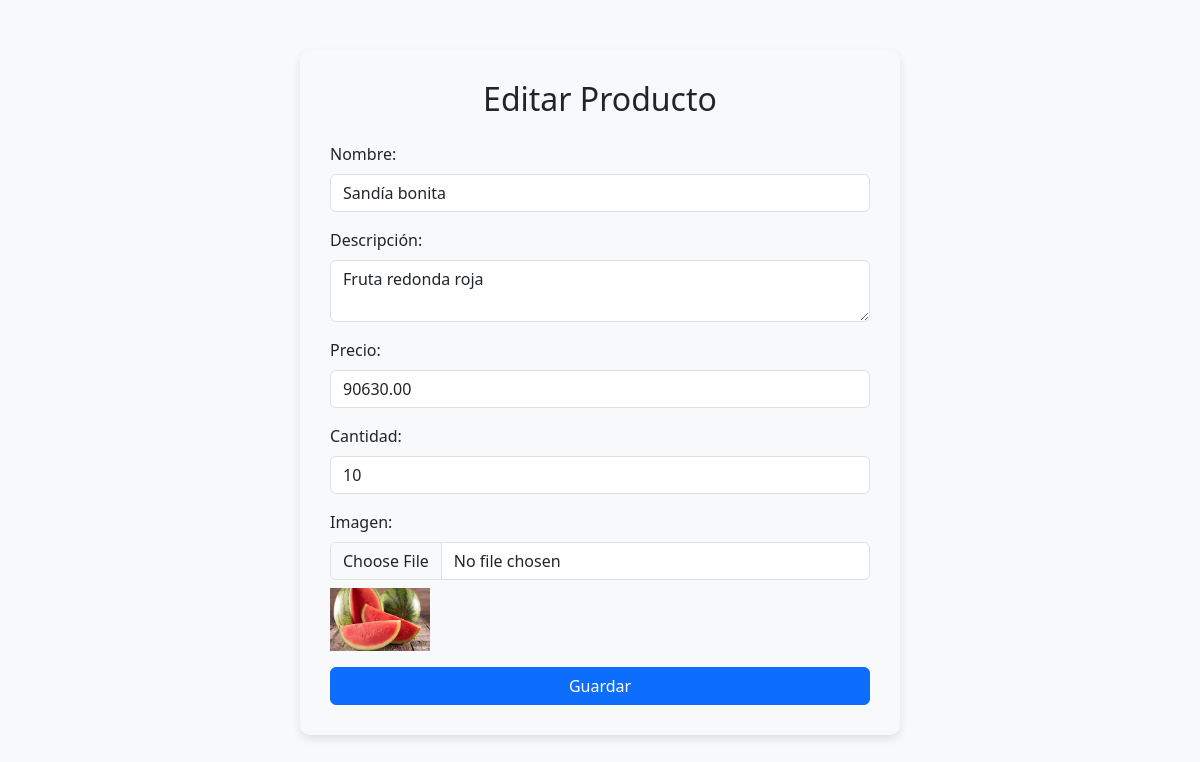
The page /producto/2/editar/ on the database its author committed.
### inventario/models.py (models this page shows, shortened)
class Producto(models.Model):
    nombre = models.CharField(max_length=100)
    descripcion = models.TextField()
    precio = models.DecimalField(max_digits=10, decimal_places=2)
    cantidad = models.IntegerField()
    imagen = models.ImageField(upload_to='productos/', blank=True, null=True)

### inventario/views.py (the view, shortened to what this page needs)
# urls.py: path('producto/<int:pk>/editar/', views.editar_producto, name='editar_producto'),
def editar_producto(request, pk):
    producto = get_object_or_404(Producto, pk=pk)
    return render(request, 'inventario/editar_producto.html', {'producto': producto})

### inventario/templates/inventario/editar_producto.html (shortened to what this page needs)
<!DOCTYPE html>
<html lang="es">
<head>
    <link href="https://cdn.jsdelivr.net/npm/bootstrap@5.3.0/dist/css/bootstrap.min.css" rel="stylesheet">
</head>
<body class="bg-light">
    <div class="form-container">
        <h2 class="text-center mb-4">Editar Producto</h2>
        <form method="POST" enctype="multipart/form-data">
            <div class="mb-3">
                <label for="nombre" class="form-label">Nombre:</label>
                <input type="text" class="form-control" id="nombre" name="nombre" value="{{ producto.nombre }}" required>
            </div>
            <div class="mb-3">
                <label for="descripcion" class="form-label">Descripción:</label>
                <textarea class="form-control" id="descripcion" name="descripcion" required>{{ producto.descripcion }}</textarea>
            </div>
            <div class="mb-3">
                <label for="precio" class="form-label">Precio:</label>
                <input type="number" class="form-control" id="precio" name="precio" value="{{ producto.precio }}" required>
            </div>
            <div class="mb-3">
                <label for="cantidad" class="form-label">Cantidad:</label>
                <input type="number" class="form-control" id="cantidad" name="cantidad" value="{{ producto.cantidad }}" required>
            </div>
            <div class="mb-3">
                <label for="imagen" class="form-label">Imagen:</label>
                <input type="file" class="form-control" id="imagen" name="imagen">
                {% if producto.imagen %}
                    <div class="mt-2">
                        <img src="{{ producto.imagen.url }}" alt="{{ producto.nombre }}" style="width: 100px; height: auto;">
                    </div>
                {% endif %}
            </div>
            <button type="submit" class="btn btn-primary">Guardar</button>
        </form>
    </div>
</body>
</html>

### inventario/templates/inventario/editar_producto.html (style rules this page uses)
.form-container { background-color: #f8f9fa; padding: 30px; border-radius: 10px; box-shadow: 0 4px 8px rgba(0, 0, 0, 0.1); max-width: 600px; margin: 50px auto; }
.form-control { max-width: 100%; width: 100%; }
.btn { width: 100%; }

### rows shown on the page
Producto: nombre "Sandía bonita", descripcion "Fruta redonda roja", precio "90630.00", cantidad "10", imagen (picture)
